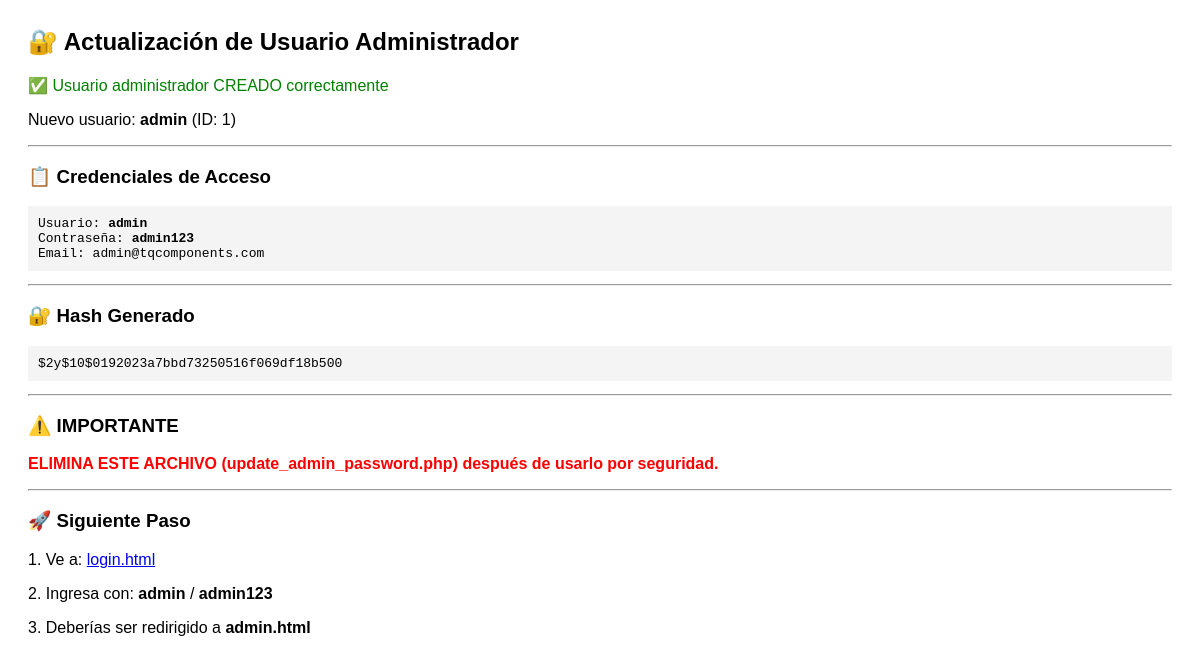
Before: /php/update_admin_password.php with the older database file.
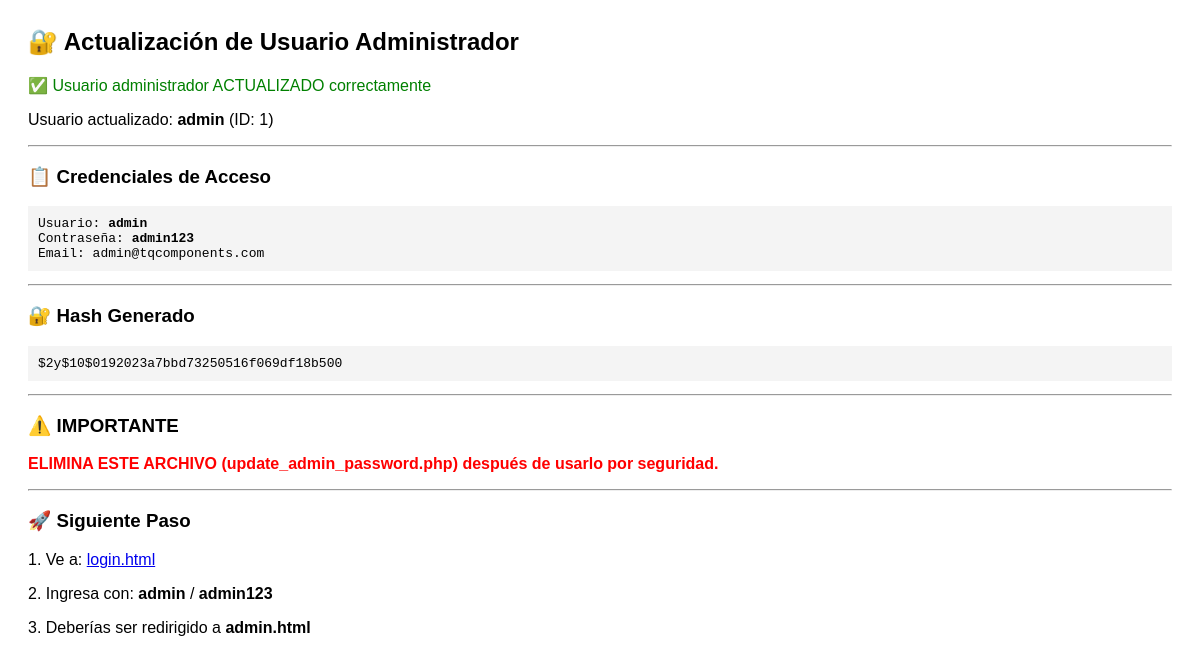
After: the same page with the newer database file.
### tables this page shows
CREATE TABLE IF NOT EXISTS usuarios (
    id_usuario INT AUTO_INCREMENT PRIMARY KEY,
    username VARCHAR(50) NOT NULL UNIQUE,
    email VARCHAR(100) NOT NULL UNIQUE,
    password VARCHAR(255) NOT NULL,
    nombre_completo VARCHAR(150),
    telefono VARCHAR(20),
    fecha_registro TIMESTAMP DEFAULT CURRENT_TIMESTAMP,
    ultimo_login TIMESTAMP NULL,
    activo BOOLEAN DEFAULT TRUE,
    id_rol INT NULL,
    is_admin BOOLEAN DEFAULT FALSE,
    FOREIGN KEY (id_rol) REFERENCES roles(id_rol)
);

### php/conexion.php (called while the page is built, shortened)
<?php
function hashPassword($password) {
    return password_hash($password, PASSWORD_BCRYPT, ['cost' => 12]);
}

### php/update_admin_password.php (the view, shortened to what this page needs)
<?php
require_once 'conexion.php';
$admin_username = 'admin';
$admin_email = 'admin@tqcomponents.com';
$admin_password = 'admin123';
$admin_nombre = 'Administrador del Sistema';
try {
    $db = getDB();
    $password_hash = hashPassword($admin_password);
    echo "<h2>🔐 Actualización de Usuario Administrador</h2>";
    $check = $db->prepare("SELECT id_usuario, username, is_admin FROM usuarios WHERE username = :username");
    $check->execute(['username' => $admin_username]);
    $existing = $check->fetch();
    if ($existing) {
        $sql = "UPDATE usuarios SET
                email = :email,
                password = :password,
                nombre_completo = :nombre,
                is_admin = TRUE,
                activo = TRUE
                WHERE username = :username";
        $stmt = $db->prepare($sql);
        $result = $stmt->execute([
            'email' => $admin_email,
            'password' => $password_hash,
            'nombre' => $admin_nombre,
            'username' => $admin_username
        ]);
        if ($result) {
            echo "<p class='success'>✅ Usuario administrador ACTUALIZADO correctamente</p>";
            echo "<p>Usuario actualizado: <strong>$admin_username</strong> (ID: {$existing['id_usuario']})</p>";
        } else {
            echo "<p class='error'>❌ Error al actualizar usuario</p>";
        }
    } else {
        $sql = "INSERT INTO usuarios (username, email, password, nombre_completo, is_admin, activo)
                VALUES (:username, :email, :password, :nombre, TRUE, TRUE)";
        $stmt = $db->prepare($sql);
        $result = $stmt->execute([
            'username' => $admin_username,
            'email' => $admin_email,
            'password' => $password_hash,
            'nombre' => $admin_nombre
        ]);
        if ($result) {
            $id = $db->lastInsertId();
            echo "<p class='success'>✅ Usuario administrador CREADO correctamente</p>";
            echo "<p>Nuevo usuario: <strong>$admin_username</strong> (ID: $id)</p>";
        } else {
            echo "<p class='error'>❌ Error al crear usuario</p>";
        }
    }
    echo "<hr>";
    echo "<h3>📋 Credenciales de Acceso</h3>";
    echo "<pre>";
    echo "Usuario: <strong>$admin_username</strong>\n";
    echo "Contraseña: <strong>$admin_password</strong>\n";
    echo "Email: $admin_email\n";
    echo "</pre>";
    echo "<hr>";
    echo "<h3>🔐 Hash Generado</h3>";
    echo "<pre>$password_hash</pre>";
    echo "<hr>";
    echo "<h3>⚠️ IMPORTANTE</h3>";
    echo "<p style='color: red; font-weight: bold;'>ELIMINA ESTE ARCHIVO (update_admin_password.php) después de usarlo por seguridad.</p>";
    echo "<hr>";
    echo "<h3>🚀 Siguiente Paso</h3>";
    echo "<p>1. Ve a: <a href='../login.html'>login.html</a></p>";
    echo "<p>2. Ingresa con: <strong>admin</strong> / <strong>admin123</strong></p>";
    echo "<p>3. Deberías ser redirigido a <strong>admin.html</strong></p>";
} catch (Exception $e) {
    echo "<p class='error'>❌ Error: " . $e->getMessage() . "</p>";
    echo "<pre>" . $e->getTraceAsString() . "</pre>";
}
?>

### php/update_admin_password.php (style rules this page uses)
.success { color: green; }
pre { background: #f4f4f4; padding: 10px; }

Changed rows visible on the page:
added usuarios: id_usuario "1"
Other visible differences:
$admin_username: (not shown) → "admin"
$admin_username: "admin" → (not shown)
$id: "1" → (not shown)
text no longer shown: "✅ Usuario administrador CREADO correctamente Nuevo usuario:"
text now shown: "✅ Usuario administrador ACTUALIZADO correctamente Usuario actualizado:"
